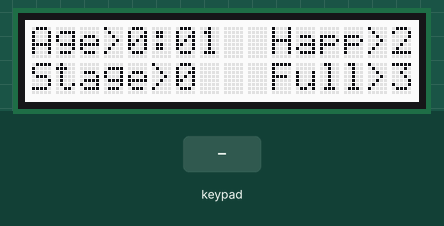
This sketch was run on a simulated Arduino Uno, built with avr-gcc and run on an emulated ATmega328P. Parts: 16×2 character LCD. The inputs (shaded band) are chosen by the test bench. EEPROM starts erased.

Above: at 1.2 s.
1.3 s: key 'D' pressed
At 2.2 s:
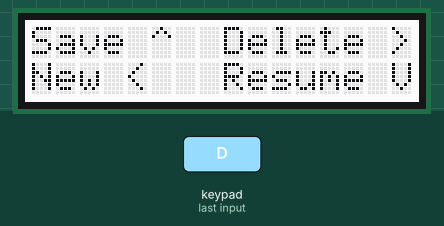
3.3 s: key 'U' pressed
At 3.9 s:
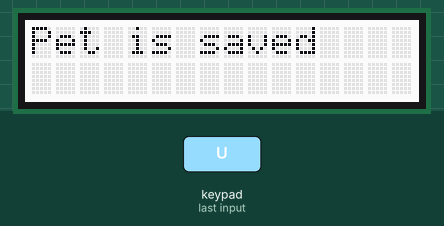
5.8 s: key 'R' pressed
At 6.8 s:
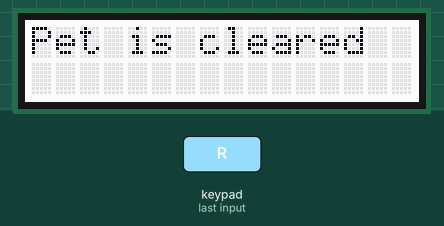
7.3 s: key 'L' pressed
At 11.08 s:
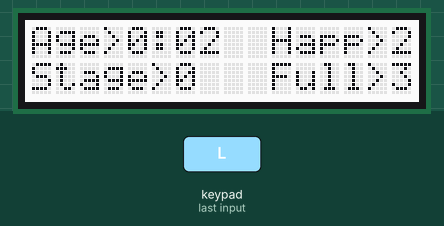
Timing chart, 0 to 11.3 s (numbered marks = the images above; inputs shaded):
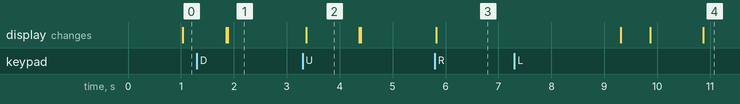

The sketch:

cw2.ino
```cpp
#include <Time.h>
#include <TimeLib.h>
#include <Wire.h>
#include <Adafruit_RGBLCDShield.h>
#include <utility/Adafruit_MCP23017.h>
#include <EEPROM.h>

Adafruit_RGBLCDShield lcd = Adafruit_RGBLCDShield();

// These #defines make it easy to set the backlight color
#define RED 0x1
#define YELLOW 0x3
#define GREEN 0x2
#define TEAL 0x6
#define BLUE 0x4
#define VIOLET 0x5
#define WHITE 0x7

struct Pet {
  int dev;  //development
  int happ; //happiness
  int full; //fullness
  int age;
} pet;

unsigned int nextHappMillis = 12;
unsigned int nextFullMillis = 16;
unsigned long startTime = 0;

boolean pause = false;

void setup() {
  // Debugging output
  Serial.begin(9600);
  // set up the LCD's number of columns and rows:
  lcd.begin(16, 2);

  EEPROM.get(0, pet);

  if (pet.age > 0) {
    while (true) {
      uint8_t buttons = lcd.readButtons();
      lcd.setCursor(0, 0);
      lcd.print("Load Pet -> UP");
      lcd.setCursor(0, 1);
      lcd.print("New Pet -> DOWN");
      if (buttons & BUTTON_UP) {
        lcd.clear();
        for (int i = pet.age; i > nextHappMillis; i -= 7) {
          nextHappMillis += 7;
        }
        for (int j = pet.age; j > nextFullMillis; j -= 11) {
          nextFullMillis += 11;
        }
      }
      if (buttons & BUTTON_DOWN) {
        pet.dev = 0;
        pet.happ = 2;
        pet.full = 3;
        pet.age = 0;
      }
      if (buttons) {
        break;
      }

    }
  }
  else {
    pet.dev = 0;
    pet.happ = 2;
    pet.full = 3;
    pet.age = 0;


  }

  lcd.setBacklight(WHITE);
}


uint8_t i = 0;
void loop() {

  if (pause) {

    lcd.setCursor(0, 0);
    lcd.print("Save ^");
    lcd.setCursor(8, 0);
    lcd.print("Delete >");
    lcd.setCursor(0, 1);
    lcd.print("New <");
    lcd.setCursor(8, 1);
    lcd.print("Resume V");

    uint8_t buttons = lcd.readButtons();

    if (buttons & BUTTON_UP) {
      EEPROM.put(0, pet);
      lcd.clear();
      lcd.setCursor(0, 0);
      lcd.print("Pet is saved");
      delay(1000);
      lcd.clear();


    }

    if (buttons & BUTTON_LEFT) {
      pause = false;
      lcd.clear();
      delay(500);
      pet.dev = 0;
      pet.happ = 2;
      pet.full = 3;
      pet.age = 0;
      nextHappMillis = 12;
      nextFullMillis = 16;


    }

    if (buttons & BUTTON_DOWN) {
      pause = false;
      lcd.clear();
      delay(500);
    }

    if (buttons & BUTTON_RIGHT) {
      lcd.clear();
      lcd.setCursor(0, 0);
      lcd.print("Pet is cleared");
      for (int i = 0 ; i < EEPROM.length() ; i++) {
        EEPROM.write(i, 0);

      }
      lcd.clear();
    }


  }
  else {
    active();
  }


}

void active() {
  if (startTime + 1000 < millis()) {
    startTime = millis();
    pet.age++;
  }

  uint8_t buttons = lcd.readButtons();

  if (pet.dev < 1 && pet.age == 5) {
    pet.dev = 1;

  }
  if (pet.dev > 0) {
    if (pet.happ > 0 && pet.age >= nextHappMillis) {
      nextHappMillis += 7;
      pet.happ--;
    }

    if (pet.full > 0 && pet.age >= nextFullMillis) {
      nextFullMillis += 11;
      pet.full--;


    }    if (pet.full == 0) {
      pet.happ = 0;
    }
  }
  lcd.setCursor(0, 0);
  lcd.print("Age>");
  lcd.print(pet.age / 60);
  lcd.print(":");
  if (pet.age % 60 < 10) {
    lcd.print(0);
  }
  lcd.print(pet.age % 60);
  lcd.setCursor(0, 1);
  lcd.print("Stage>");
  lcd.print(pet.dev);
  lcd.setCursor(10, 0);
  lcd.print("Happ>");
  lcd.print(pet.happ);
  lcd.setCursor(10, 1);
  lcd.print("Full>");
  lcd.print(pet.full);


  if (buttons & BUTTON_UP && pet.dev > 0 ) {
    if (pet.full < 3) {
      pet.full++;
      nextFullMillis += 11;
    }
    else if (pet.full == 3) {
      pet.happ = 0;
    }
    delay(500);
  }

  if (buttons & BUTTON_LEFT && pet.happ < 2 && pet.full >= 2) {
    pet.happ++;
    nextHappMillis += 7;
    delay(500);
  }

  if (buttons & BUTTON_RIGHT && pet.age >= 35 && pet.happ >= 1 && pet.full >= 3) {
    pet.dev = 2;
    delay(500);
  }

  if (buttons & BUTTON_DOWN) {
    pause = true;
    delay(500);
    lcd.clear();
  }

}
```

Measured:
- after the input at 1.3 s, the display: first changes after 0.56 s (image 1 shows a later state)
- after the input at 3.3 s, the display: changes after 0.07 s (image 2)
- after the input at 5.8 s, the display: changes at once (image 3)
- what the display in image 2 shows lasts 1.0 s, from 3.4 s to 4.4 s
